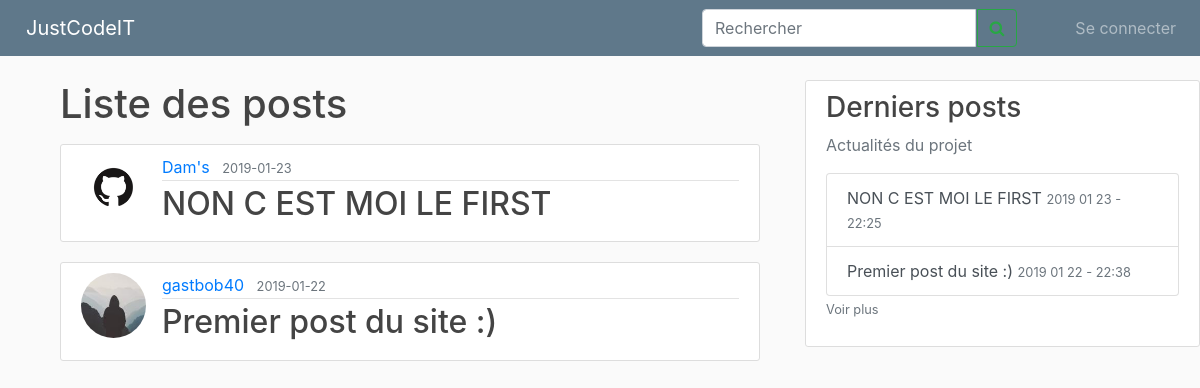
Page /posts on the earlier database version.
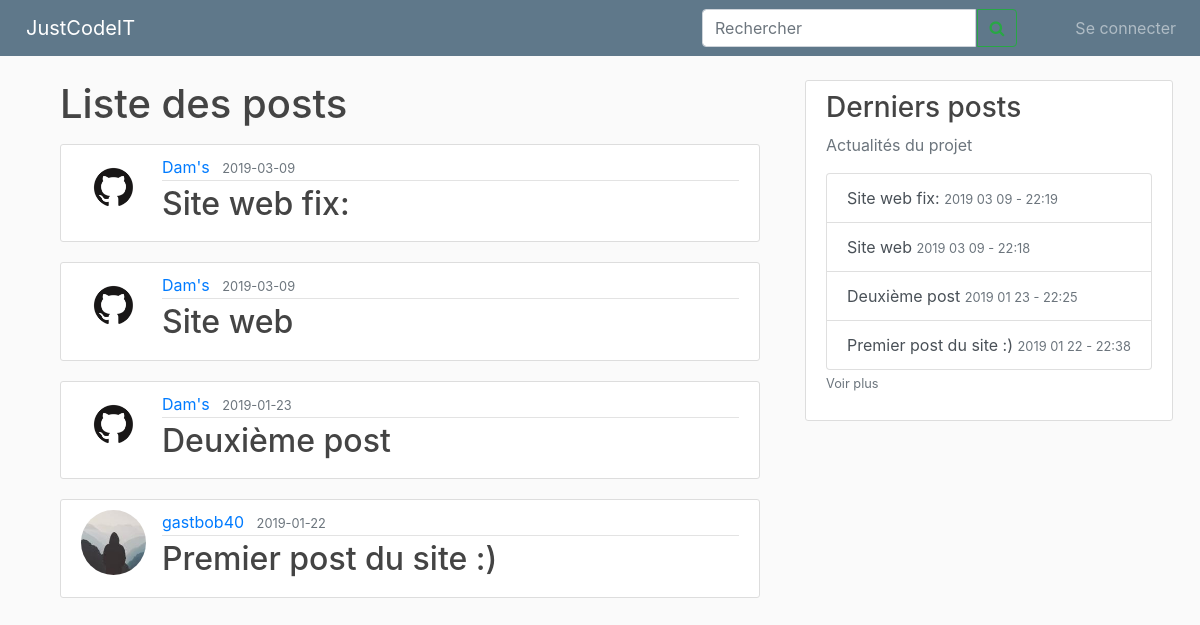
Same page on the later database version.
### site_jci/models.py (models this page shows, shortened)
class Post(db.Model):
    id = db.Column(db.Integer, primary_key=True)
    title = db.Column(db.String(100), nullable=False)
    date_posted = db.Column(db.DateTime, nullable=False, default=datetime.utcnow)
    content = db.Column(db.Text, nullable=False)
    user_id = db.Column(db.Integer, db.ForeignKey('user.id'), nullable=False)

class User(db.Model, UserMixin):
    id = db.Column(db.Integer, primary_key=True)
    username = db.Column(db.String(20), unique=True, nullable=False)
    password = db.Column(db.String(60), nullable=False)
    image_file = db.Column(db.String(20), nullable=False, default='default.jpg')
    permission = db.Column(db.String(40), nullable=False)
    posts = db.relationship('Post', backref='author', lazy=True)

### site_jci/routes.py (the view)
@app.route("/posts")
def list_posts():
    posts = db.session.query(Post).all()
    return render_template("posts.html", posts=posts)

### site_jci/routes.py (called while the page is built)
@app.context_processor
def context_processor():
    posts = db.session.query(Post).all()
    if current_user.is_authenticated:
        image_file = url_for('static', filename='profile_pics/' + current_user.image_file)
        return dict(posts=posts, image_file_user=image_file)
    return dict(posts=posts)

### site_jci/templates/posts.html
{% extends "layout.html" %}
{% block content %}
<main role="main" class="container">
    <h1 class="mb-3">Liste des posts</h1>
    {% for post in posts|sort(attribute='date_posted', reverse = True) %}
    <article class="media content-section">
        <img class="rounded-circle article-img" src="{{ url_for('static', filename='profile_pics/' + post.author.image_file) }}">
        <div class="media-body">
            <div class="article-metadata">
                <a class="mr-2" href="{{ url_for('user_posts', username=post.author.username) }}">{{
                    post.author.username }}</a>
                <small class="text-muted">{{ post.date_posted.strftime('%Y-%m-%d') }}</small>
            </div>
            <h2><a class="article-title" href="{{ url_for('post', post_id=post.id) }}">{{ post.title }}</a></h2>
        </div>
    </article>
    {% endfor %}
</main>
{% endblock content %}

### site_jci/templates/layout.html (shortened to what this page needs)
<!DOCTYPE html>
<html lang="en">
<head>
    <link rel="stylesheet" href="https://stackpath.bootstrapcdn.com/bootstrap/4.1.3/css/bootstrap.min.css"
>
    <link rel="stylesheet" type="text/css" href="{{ url_for('static', filename='main.css') }}">
    <link rel="stylesheet" href="https://cdnjs.cloudflare.com/ajax/libs/font-awesome/4.7.0/css/font-awesome.min.css">
</head>
<body>
    <nav class="navbar navbar-expand-md navbar-dark bg-steel fixed-top">
        <a class="navbar-brand" style="margin:0 50px 0 10px" href="{{ url_for('homePage') }}">JustCodeIT</a>
        <div class="navbar-collapse collapse show" id="navbarsExample04" style="">
            <form class="form-inline my-2 my-md-0">
                <div class="" style="">
                    <input class="form-control " type="search" placeholder="Rechercher" aria-label="Search4" style=" border-top-right-radius:0;border-bottom-right-radius:0">
                    <button class="btn btn-outline-success rm-lt" type="" style="margin-left:
                            -4px;border-bottom-left-radius: 0%;border-top-left-radius:0 "><i
                            class="fa fa-search"></i></button>
                </div>
                <div class="navbar-nav rm-lt">
                        {% if current_user.is_authenticated %}
                        <div class="dropdown-menu" aria-labelledby="navbarDropdown">
                            <a class="dropdown-item" href="{{ url_for('account') }}">Profil</a>
                            <a class="dropdown-item" href="{{ url_for('user_posts', username=current_user.username) }}">Mes
                                postes</a>
                            {% if current_user.permission == "administrator" %}
                            <div class="dropdown-divider"></div>
                            <a class="dropdown-item" href="{{ url_for('register') }}">Enregister un compte</a>
                            <a class="dropdown-item" href="{{ url_for('manageAccount') }}">Gérer les comptes</a>
                            {% endif %}
                            <div class="dropdown-divider"></div>
                            <a class="dropdown-item" href="{{ url_for('logout') }}">Se déconnecter</a>
                        </div>
                    </li>
                    {% else %}
                    <a class="nav-item nav-link" style="margin-left:50px;" href="{{ url_for('login') }}">Se connecter</a>
                    {% endif %}
                </div>
            </form>
        </div>
    </nav>
    <main role="main" class="container ">
        <div class="row">
            <div class="col-md-8">
                {% block content %}{% endblock %}
            </div>
            <div class="col-md-4">
                <div class="content-section info-list">
                    <h3>Derniers posts</h3>
                    <p class='text-muted'>Actualités du projet
                        <div class="list-group">
                            {% for post in posts|sort(attribute='date_posted', reverse = True) %}
                            {% if loop.index <= 6 %} <a href="/post/{{ post.id }}" class="list-group-item list-group-item-action">{{
                                post.title
                                }} <small class="text-muted">{{ post.date_posted.strftime('%Y %m %d - %H:%M') }}</small></a>
                                {% endif %}
                                {% endfor %}
                        </div>
                        <a class="text-muted" href="{{ url_for('list_posts') }}"><small>Voir plus</small></smal></a>
                    </p>
                </div>
            </div>
        </div>
    </main>
</html>

### site_jci/static/main.css (style rules this page uses)
body { background: #fafafa; color: #333333; margin-top: 5rem; }
h1, h2, h3, h4, h5, h6 { color: #444444; }
.bg-steel { background-color: #5f788a; }
.content-section { background: #ffffff; padding: 10px 20px; border: 1px solid #dddddd; border-radius: 3px; margin-bottom: 20px; }
.article-title { color: #444444; }
.article-img { height: 65px; width: 65px; margin-right: 16px; }
.article-metadata { padding-bottom: 1px; margin-bottom: 4px; border-bottom: 1px solid #e3e3e3 }
.info-list { position: fixed; }

Differences in the rows shown:
added Post: image_file (picture), author.username "Dam's", date_posted "2019-03-09", title "Site web fix:", date_posted "2019 03 09 - 22:19"
added Post: image_file (picture), author.username "Dam's", date_posted "2019-03-09", title "Site web", date_posted "2019 03 09 - 22:18"
changed Post: title "NON C EST MOI LE FIRST" → "Deuxième post"
